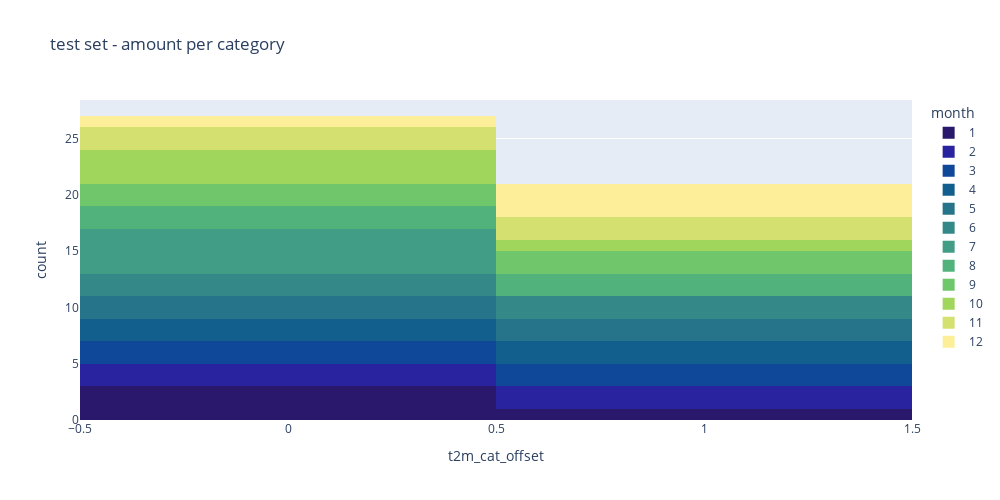

Notebook code for this chart:
### Code cell
#check data distribution
fig = px.histogram(
    data_frame = df_test,
    x = "t2m_cat_offset",
    nbins = 2,
    color = "month",
    histfunc = "count",

    title = "test set - amount per category",
    width = 1000,
    height = 500,
    color_discrete_sequence = plt_style_c,
)

fig.show()

### Figure 1 — Plotly figure (JSON) as saved in the notebook; plotly's stock layout.template omitted (floating-point values rounded to 4 significant figures)
{"data": [{"alignmentgroup": "True", "bingroup": "x", "histfunc": "count", "hovertemplate": "month=1<br>t2m_cat_offset=%{x}<br>count=%{y}<extra></extra>", "legendgroup": "1", "marker": {"color": "rgb(41, 24, 107)", "pattern": {"shape": ""}}, "name": "1", "nbinsx": 2, "offsetgroup": "1", "orientation": "v", "showlegend": true, "type": "histogram", "x": [0, 0, 0, 1], "xaxis": "x", "yaxis": "y"}, {"alignmentgroup": "True", "bingroup": "x", "histfunc": "count", "hovertemplate": "month=2<br>t2m_cat_offset=%{x}<br>count=%{y}<extra></extra>", "legendgroup": "2", "marker": {"color": "rgb(42, 35, 160)", "pattern": {"shape": ""}}, "name": "2", "nbinsx": 2, "offsetgroup": "2", "orientation": "v", "showlegend": true, "type": "histogram", "x": [0, 1, 0, 1], "xaxis": "x", "yaxis": "y"}, {"alignmentgroup": "True", "bingroup": "x", "histfunc": "count", "hovertemplate": "month=3<br>t2m_cat_offset=%{x}<br>count=%{y}<extra></extra>", "legendgroup": "3", "marker": {"color": "rgb(15, 71, 153)", "pattern": {"shape": ""}}, "name": "3", "nbinsx": 2, "offsetgroup": "3", "orientation": "v", "showlegend": true, "type": "histogram", "x": [1, 0, 1, 0], "xaxis": "x", "yaxis": "y"}, {"alignmentgroup": "True", "bingroup": "x", "histfunc": "count", "hovertemplate": "month=4<br>t2m_cat_offset=%{x}<br>count=%{y}<extra></extra>", "legendgroup": "4", "marker": {"color": "rgb(18, 95, 142)", "pattern": {"shape": ""}}, "name": "4", "nbinsx": 2, "offsetgroup": "4", "orientation": "v", "showlegend": true, "type": "histogram", "x": [1, 1, 0, 0], "xaxis": "x", "yaxis": "y"}, {"alignmentgroup": "True", "bingroup": "x", "histfunc": "count", "hovertemplate": "month=5<br>t2m_cat_offset=%{x}<br>count=%{y}<extra></extra>", "legendgroup": "5", "marker": {"color": "rgb(38, 116, 137)", "pattern": {"shape": ""}}, "name": "5", "nbinsx": 2, "offsetgroup": "5", "orientation": "v", "showlegend": true, "type": "histogram", "x": [0, 0, 1, 1], "xaxis": "x", "yaxis": "y"}, {"alignmentgroup": "True", "bingroup": "x", "histfunc": "count", "hovertemplate": "month=6<br>t2m_cat_offset=%{x}<br>count=%{y}<extra></extra>", "legendgroup": "6", "marker": {"color": "rgb(53, 136, 136)", "pattern": {"shape": ""}}, "name": "6", "nbinsx": 2, "offsetgroup": "6", "orientation": "v", "showlegend": true, "type": "histogram", "x": [0, 1, 1, 0], "xaxis": "x", "yaxis": "y"}, {"alignmentgroup": "True", "bingroup": "x", "histfunc": "count", "hovertemplate": "month=7<br>t2m_cat_offset=%{x}<br>count=%{y}<extra></extra>", "legendgroup": "7", "marker": {"color": "rgb(65, 157, 133)", "pattern": {"shape": ""}}, "name": "7", "nbinsx": 2, "offsetgroup": "7", "orientation": "v", "showlegend": true, "type": "histogram", "x": [0, 0, 0, 0], "xaxis": "x", "yaxis": "y"}, {"alignmentgroup": "True", "bingroup": "x", "histfunc": "count", "hovertemplate": "month=8<br>t2m_cat_offset=%{x}<br>count=%{y}<extra></extra>", "legendgroup": "8", "marker": {"color": "rgb(81, 178, 124)", "pattern": {"shape": ""}}, "name": "8", "nbinsx": 2, "offsetgroup": "8", "orientation": "v", "showlegend": true, "type": "histogram", "x": [0, 1, 0, 1], "xaxis": "x", "yaxis": "y"}, {"alignmentgroup": "True", "bingroup": "x", "histfunc": "count", "hovertemplate": "month=9<br>t2m_cat_offset=%{x}<br>count=%{y}<extra></extra>", "legendgroup": "9", "marker": {"color": "rgb(111, 198, 107)", "pattern": {"shape": ""}}, "name": "9", "nbinsx": 2, "offsetgroup": "9", "orientation": "v", "showlegend": true, "type": "histogram", "x": [1, 1, 0, 0], "xaxis": "x", "yaxis": "y"}, {"alignmentgroup": "True", "bingroup": "x", "histfunc": "count", "hovertemplate": "month=10<br>t2m_cat_offset=%{x}<br>count=%{y}<extra></extra>", "legendgroup": "10", "marker": {"color": "rgb(160, 214, 91)", "pattern": {"shape": ""}}, "name": "10", "nbinsx": 2, "offsetgroup": "10", "orientation": "v", "showlegend": true, "type": "histogram", "x": [0, 0, 1, 0], "xaxis": "x", "yaxis": "y"}, {"alignmentgroup": "True", "bingroup": "x", "histfunc": "count", "hovertemplate": "month=11<br>t2m_cat_offset=%{x}<br>count=%{y}<extra></extra>", "legendgroup": "11", "marker": {"color": "rgb(212, 225, 112)", "pattern": {"shape": ""}}, "name": "11", "nbinsx": 2, "offsetgroup": "11", "orientation": "v", "showlegend": true, "type": "histogram", "x": [1, 0, 0, 1], "xaxis": "x", "yaxis": "y"}, {"alignmentgroup": "True", "bingroup": "x", "histfunc": "count", "hovertemplate": "month=12<br>t2m_cat_offset=%{x}<br>count=%{y}<extra></extra>", "legendgroup": "12", "marker": {"color": "rgb(253, 238, 153)", "pattern": {"shape": ""}}, "name": "12", "nbinsx": 2, "offsetgroup": "12", "orientation": "v", "showlegend": true, "type": "histogram", "x": [1, 0, 1, 1], "xaxis": "x", "yaxis": "y"}], "layout": {"barmode": "relative", "height": 500, "legend": {"title": {"text": "month"}, "tracegroupgap": 0}, "title": {"text": "test set - amount per category"}, "width": 1000, "xaxis": {"anchor": "y", "domain": [0, 1], "title": {"text": "t2m_cat_offset"}}, "yaxis": {"anchor": "x", "domain": [0, 1], "title": {"text": "count"}}}}
